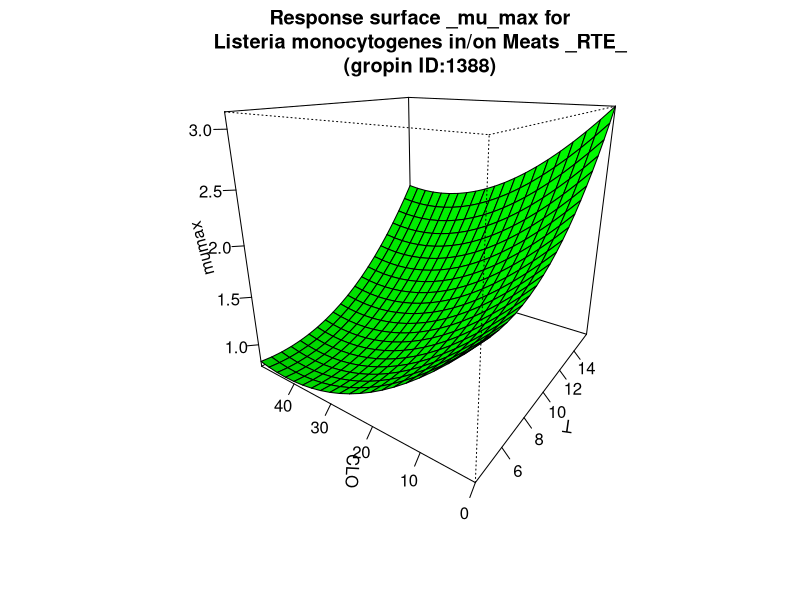

Here is the R script that generated this plot:
#############################
# start of Parameter script
#############################
T <- seq(4.004,15.984015984016,length.out=21)
CLO <- seq(0,49.95004995005,length.out=21)
#############################
# end of Parameter script
#############################
############################# 
# start of Model script Gropin ID 1388 
#############################
 
# constant coefficients for this model
 
variables <- data.frame(T,CLO)
argumentsPar <- unique.data.frame(expand.grid(variables))
 
# heart of the model
response_surface <- function(T,CLO) {
   mumax <-2.1911-0.1248*T-0.0512*CLO+0.0115*(T^2)+0.0006*(CLO^2)

	return(mumax=mumax)
} 

# output parameters
responseSurface <- cbind(argumentsPar,response_surface(argumentsPar['T'],argumentsPar['CLO']))
colnames(responseSurface) <- c(colnames(argumentsPar),'mumax')
#############################
# End of Model script
#############################
############################# 
# start of Visualisation script Gropin ID 1388 
#############################
titleText <-'Response surface _mu_max for
Listeria monocytogenes in/on Meats _RTE_
(gropin ID:1388)'
persp(T,CLO,matrix(unlist(responseSurface$'mumax'),nrow=21),col = 'green',xlab='T',ylab='CLO',zlab='mumax',main=titleText,theta=305,phi=20,shade=0.25,ticktype = 'detailed')
#############################
# End of Visualisation script
#############################
